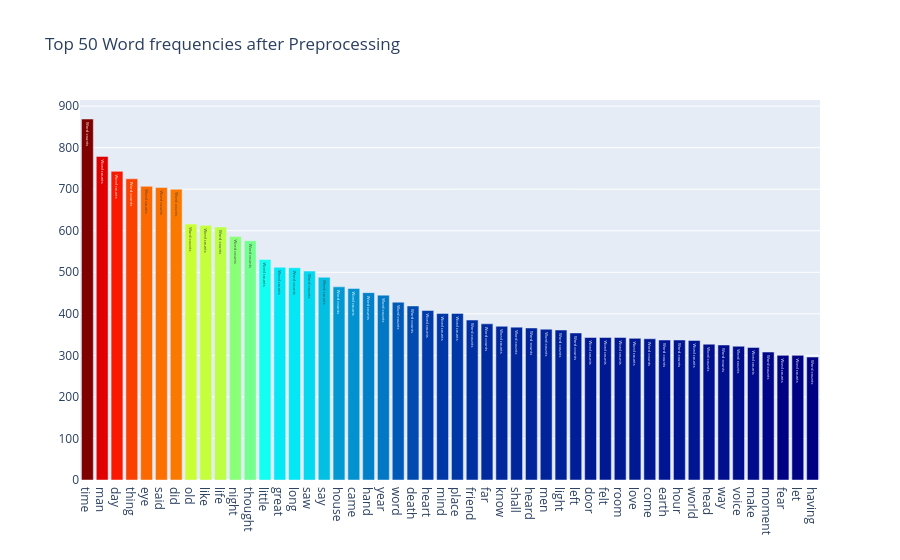
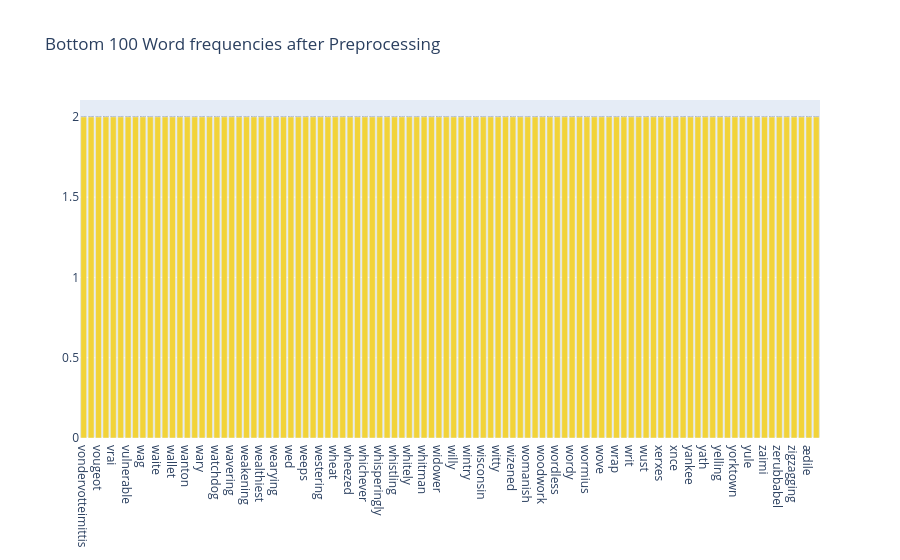

The notebook cell saved with these charts, in order:
### Markdown cell above
### 용어 빈도 재검토

이제 표제어 추출이 적용된 카운트 벡터라이저를 구현했으므로, 빈도별 상위 50개의 단어에 대한 플롯을 다시 살펴보자. 플롯을 보면 이전의 전처리 작업이 결코 헛되지 않았다는 것을 알 수 있다. 불용어를 제거한 후, 남은 단어들이 훨씬 더 의미 있어 보인다. 이전 용어 빈도 플롯에서 나타났던 불용어들이 이제 제거된 것을 확인할 수 있다.

### Code cell
feature_names = tf_vectorizer.get_feature_names()
count_vec = np.asarray(tf.sum(axis=0)).ravel()
zipped = list(zip(feature_names, count_vec))
x, y = (list(x) for x in zip(*sorted(zipped, key=lambda x: x[1], reverse=True)))
# 이제 위에서 15개와 아래에서 15개 단어를 추출하고 싶다
Y = np.concatenate([y[0:15], y[-16:-1]])
X = np.concatenate([x[0:15], x[-16:-1]])

# Plot.ly 플롯을 통해 위에서 50개 단어 빈도를 시각화
data = [go.Bar(
    x = x[0:50],
    y = y[0:50],
    marker = dict(colorscale='Jet',
                 color = y[0:50]),
    text='Word counts'
)]

layout = go.Layout(
    title='Top 50 Word frequencies after Preprocessing'
)

fig = go.Figure(data=data, layout=layout)

py.iplot(fig, filename='basic-bar')

data = [go.Bar(
    x = x[-100:],
    y = y[-100:],
    marker=dict(colorscale='Portland',
               color=y[-100:]),
    text='Word counts'
)]

layout = go.Layout(
    title='Bottom 100 Word frequencies after Preprocessing'
)

fig = go.Figure(data=data, layout=layout)

py.iplot(fig, filename='basic-bar')

### Figure 1 — Plotly figure (JSON) as saved in the notebook; plotly's stock layout.template omitted (floating-point values rounded to 4 significant figures)
{"data": [{"marker": {"color": [869, 779, 743, 725, 707, 704, 700, 616, 613, 609, 586, 576, 531, 512, 511, 503, 488, 465, 461, 451, 445, 428, 419, 408, 401, 401, 385, 376, 370, 368, 366, 363, 361, 354, 343, 343, 343, 341, 340, 337, 337, 336, 327, 325, 322, 319, 308, 300, 300, 296], "colorscale": [[0, "rgb(0,0,131)"], [0.2, "rgb(0,60,170)"], [0.4, "rgb(5,255,255)"], [0.6, "rgb(255,255,0)"], [0.8, "rgb(250,0,0)"], [1, "rgb(128,0,0)"]]}, "text": "Word counts", "type": "bar", "x": ["time", "man", "day", "thing", "eye", "said", "did", "old", "like", "life", "night", "thought", "little", "great", "long", "saw", "say", "house", "came", "hand", "year", "word", "death", "heart", "mind", "place", "friend", "far", "know", "shall", "heard", "men", "light", "left", "door", "felt", "room", "love", "come", "earth", "hour", "world", "head", "way", "voice", "make", "moment", "fear", "let", "having"], "y": [869, 779, 743, 725, 707, 704, 700, 616, 613, 609, 586, 576, 531, 512, 511, 503, 488, 465, 461, 451, 445, 428, 419, 408, 401, 401, 385, 376, 370, 368, 366, 363, 361, 354, 343, 343, 343, 341, 340, 337, 337, 336, 327, 325, 322, 319, 308, 300, 300, 296]}], "layout": {"title": {"text": "Top 50 Word frequencies after Preprocessing"}}}

### Figure 2 — Plotly figure (JSON) as saved in the notebook; plotly's stock layout.template omitted (floating-point values rounded to 4 significant figures)
{"data": [{"marker": {"color": [2, 2, 2, 2, 2, 2, 2, 2, 2, 2, 2, 2, 2, 2, 2, 2, 2, 2, 2, 2, 2, 2, 2, 2, 2, 2, 2, 2, 2, 2, 2, 2, 2, 2, 2, 2, 2, 2, 2, 2, 2, 2, 2, 2, 2, 2, 2, 2, 2, 2, 2, 2, 2, 2, 2, 2, 2, 2, 2, 2, 2, 2, 2, 2, 2, 2, 2, 2, 2, 2, 2, 2, 2, 2, 2, 2, 2, 2, 2, 2, 2, 2, 2, 2, 2, 2, 2, 2, 2, 2, 2, 2, 2, 2, 2, 2, 2, 2, 2, 2], "colorscale": [[0, "rgb(12,51,131)"], [0.25, "rgb(10,136,186)"], [0.5, "rgb(242,211,56)"], [0.75, "rgb(242,143,56)"], [1, "rgb(217,30,30)"]]}, "text": "Word counts", "type": "bar", "x": ["vondervotteimittis", "votary", "vougeot", "vowel", "vrai", "vulgarly", "vulnerable", "waddle", "wag", "wainscot", "waite", "wale", "wallet", "wane", "wanton", "warn", "wary", "wast", "watchdog", "waver", "wavering", "waylayings", "weakening", "wealthier", "wealthiest", "wearily", "wearying", "webbed", "wed", "weekly", "weeps", "well", "westering", "westmorland", "wheat", "wheeled", "wheezed", "whereof", "whichever", "whir", "whisperingly", "whistle", "whistling", "whit", "whitely", "whitened", "whitman", "wholesale", "widower", "wield", "willy", "windward", "wintry", "wiping", "wisconsin", "wither", "witty", "wizardry", "wizened", "wolejko", "womanish", "womb", "woodwork", "woolwich", "wordless", "wordsworth", "wordy", "worker", "wormius", "wouldst", "wove", "wraith", "wrap", "wrestled", "writ", "wudn", "wust", "xari", "xerxes", "xii", "xnce", "xwl", "yankee", "yarn", "yath", "yea", "yelling", "yoke", "yorktown", "youngish", "yule", "yuletide", "zaimi", "zar", "zerubbabel", "zigzag", "zigzagging", "zodiacal", "ædile", "æronaut"], "y": [2, 2, 2, 2, 2, 2, 2, 2, 2, 2, 2, 2, 2, 2, 2, 2, 2, 2, 2, 2, 2, 2, 2, 2, 2, 2, 2, 2, 2, 2, 2, 2, 2, 2, 2, 2, 2, 2, 2, 2, 2, 2, 2, 2, 2, 2, 2, 2, 2, 2, 2, 2, 2, 2, 2, 2, 2, 2, 2, 2, 2, 2, 2, 2, 2, 2, 2, 2, 2, 2, 2, 2, 2, 2, 2, 2, 2, 2, 2, 2, 2, 2, 2, 2, 2, 2, 2, 2, 2, 2, 2, 2, 2, 2, 2, 2, 2, 2, 2, 2]}], "layout": {"title": {"text": "Bottom 100 Word frequencies after Preprocessing"}}}
